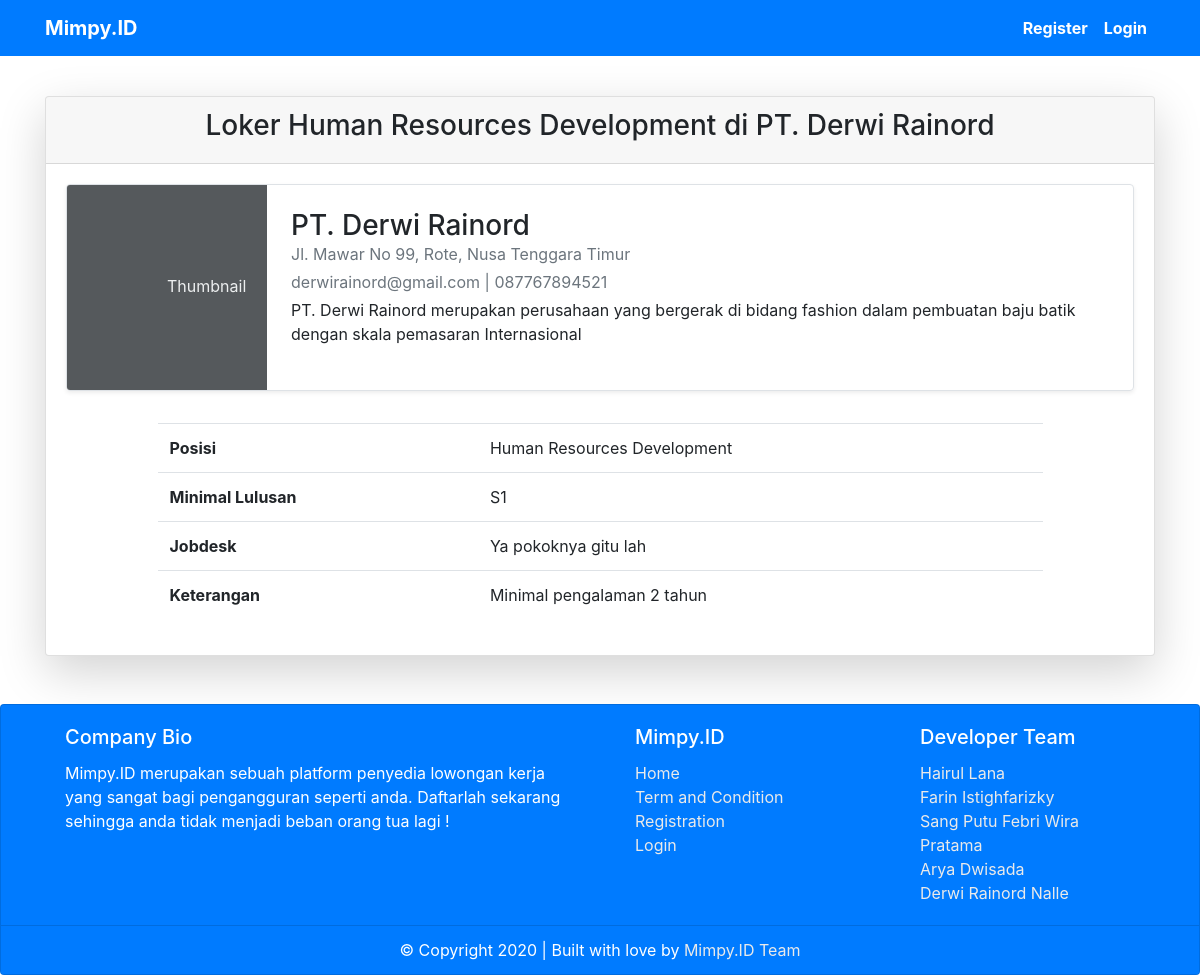
Page /detail-loker.php?id=13 on the committed database.
### tables this page shows
CREATE TABLE `loker` (
  `id` int(11) NOT NULL,
  `idPerusahaan` int(11) NOT NULL,
  `posisi` varchar(30) NOT NULL,
  `lulusan` varchar(50) NOT NULL,
  `jobdesk` varchar(100) NOT NULL,
  `keterangan` varchar(256) NOT NULL,
  `status` varchar(11) NOT NULL
);

CREATE TABLE `perusahaan` (
  `id` int(11) NOT NULL,
  `nama` varchar(50) NOT NULL,
  `email` varchar(50) NOT NULL,
  `telp` varchar(20) NOT NULL,
  `kota` varchar(30) NOT NULL,
  `alamat` varchar(100) NOT NULL,
  `deskripsi` varchar(512) NOT NULL,
  `foto` text NOT NULL,
  `password` varchar(255) NOT NULL
);

### detail-loker.php (the view, shortened to what this page needs)
<?php
require "db.php";
$id = $_GET["id"];
$loker = mysqli_query($db, "SELECT * FROM loker where id = $id");
$loker = mysqli_fetch_assoc($loker);
$idPerusahaan = $loker["idPerusahaan"];
$perusahaan = mysqli_query($db,"SELECT * from perusahaan where id = $idPerusahaan");
$perusahaan = mysqli_fetch_assoc($perusahaan);
?>
<!DOCTYPE html>
<html lang="en">
<head>
    <?php require "headtags.php" ?>
</head>
<body>
    <?php require "navbar.php" ?>
    <div class="container mt-5">
        <div class="row">
            <div class="col">
                <div class="card shadow-lg">
                    <div class="card-header text-center">
                        <h3><?= "Loker " . $loker["posisi"] . " di " . $perusahaan["nama"] ?></h3>
                    </div>
                    <div class="card-body">
                        <div class="row mb-2">
                            <div class="container">
                                <div class="row no-gutters border rounded overflow-hidden flex-md-row mb-4 shadow-sm h-md-250 position-relative">
                                    <div class="col-auto d-none d-lg-block">
                                        <svg class="bd-placeholder-img" width="200" height="205" xmlns="http://www.w3.org/2000/svg" preserveAspectRatio="xMidYMid slice" focusable="false" role="img" aria-label="Placeholder: Thumbnail"><title>Placeholder</title><rect width="100%" height="100%" fill="#55595c"/><text x="50%" y="50%" fill="#eceeef" dy=".3em">Thumbnail</text></svg>
                                    </div>
                                    <div class="col p-4 d-flex flex-column position-static">
                                        <h3 class="mb-0"><?= $perusahaan["nama"] ?></h3>
                                        <div class="mb-1 text-muted"><?= $perusahaan["alamat"] ?></div>
                                        <div class="mb-1 text-muted"><?= $perusahaan["email"] ?> | <?= $perusahaan["telp"] ?></div>
                                        <p class="card-text mb-auto"><?= $perusahaan["deskripsi"] ?></p>
                                    </div>
                                </div>
                            </div>
                        </div>
                        <div class="row">
                            <div class="col-md-10 offset-md-1">
                                <table class="table">
                                    <tr>
                                        <th>Posisi</th>
                                        <td><?= $loker["posisi"] ?></td>
                                    </tr>
                                    <tr>
                                        <th>Minimal Lulusan</th>
                                        <td><?= $loker["lulusan"] ?></td>
                                    </tr>
                                    <tr>
                                        <th>Jobdesk</th>
                                        <td><?= $loker["jobdesk"]; ?></td>
                                    </tr>
                                    <tr>
                                        <th>Keterangan</th>
                                        <td><?= $loker["keterangan"] ?></td>
                                    </tr>
                                </table>
                            </div>
                        </div>
                    </div>
                </div>
            </div>
        </div>
    </div>
    <?php require "footer.php" ?>
</body>
</html>

### rows in the picture
loker: posisi "Human Resources Development", lulusan "S1", jobdesk "Ya pokoknya gitu lah", keterangan "Minimal pengalaman 2 tahun"
perusahaan: nama "PT. Derwi Rainord", alamat "Jl. Mawar No 99, Rote, Nusa Tenggara Timur", email "derwirainord@gmail.com", telp "087767894521", deskripsi "PT. Derwi Rainord merupakan perusahaan yang bergerak di bidang fashion dalam pembuatan baju batik dengan skala pemasaran Internasional"
